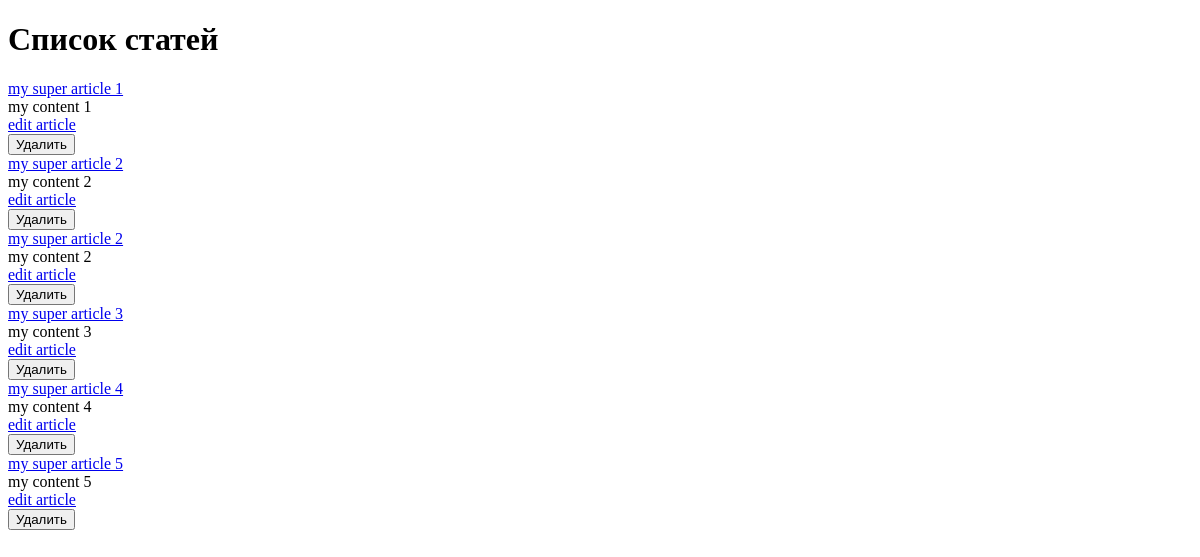
The app's page /articles/, older data.
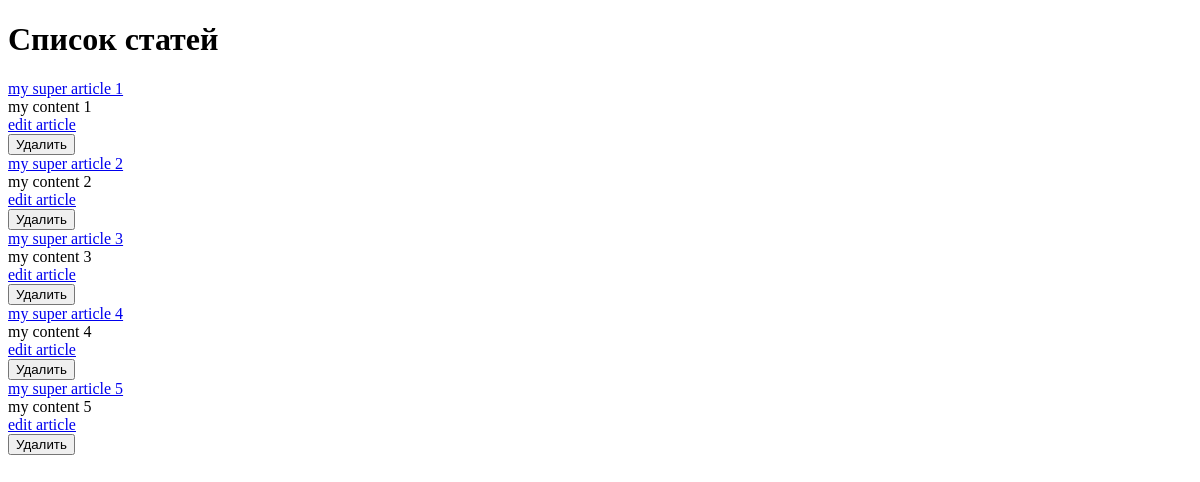
The same page, newer data.
### hexlet_django_blog/article/models.py (models this page shows, shortened)
class Article(models.Model):
    name = models.CharField(max_length=200) # название статьи
    body = models.TextField() # тело статьи
    created_at = models.DateTimeField(auto_now_add=True)
    updated_at = models.DateTimeField(auto_now=True)

### hexlet_django_blog/article/views.py (the view)
# urls.py: path('', IndexView.as_view(), name='articles_index'),
class IndexView(View):
    def get(self, request, *args, **kwargs):
        articles = Article.objects.all()[:15]
        return render(request, 'article/index.html', context={
            'articles': articles,
        })

### hexlet_django_blog/templates/article/index.html (shortened to what this page needs)
<!DOCTYPE html>
<html lang="en">
<head>
</head>
<body>
{% block content %}
    <h1>Список статей</h1>
    {% for article in articles %}
        <div>
            <a href="{% url 'comment_create' article.id %}">{{ article.name }}</a>
            <div>{{ article.body|slice:":200" }}</div>
            <a href="{% url 'articles_update' article.id %}">edit article</a>
            <form action="{% url 'articles_delete' article.id %}" method="post">
                <input type="submit" value="Удалить">
            </form>
        </div>
    {% endfor %}
{% endblock %}
</body>
</html>

Row changes from the older to the newer data that the page shows:
removed Article: name "my super article 2", body "my content 2"
